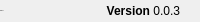
              <widget class="QFrame" name="bottomBar">
               <property name="minimumSize">
                <size>
                 <width>0</width>
                 <height>22</height>
                </size>
               </property>
               <property name="maximumSize">
                <size>
                 <width>16777215</width>
                 <height>22</height>
                </size>
               </property>
               <property name="frameShape">
                <enum>QFrame::NoFrame</enum>
               </property>
               <property name="frameShadow">
                <enum>QFrame::Raised</enum>
               </property>
               <layout class="QHBoxLayout" name="horizontalLayout_5">
                <property name="spacing">
                 <number>0</number>
                </property>
                <property name="leftMargin">
                 <number>0</number>
                </property>
                <property name="topMargin">
                 <number>0</number>
                </property>
                <property name="rightMargin">
                 <number>0</number>
                </property>
                <property name="bottomMargin">
                 <number>0</number>
                </property>
                <item>
                 <widget class="QLabel" name="creditsLabel">
                  <property name="maximumSize">
                   <size>
                    <width>16777215</width>
                    <height>16</height>
                   </size>
                  </property>
                  <property name="font">
                   <font>
                    <family>Segoe UI</family>
                    <pointsize>-1</pointsize>
                    <weight>50</weight>
                    <italic>false</italic>
                    <bold>false</bold>
                   </font>
                  </property>
                  <property name="text">
                   <string>Group 1</string>
                  </property>
                  <property name="alignment">
                   <set>Qt::AlignLeading|Qt::AlignLeft|Qt::AlignVCenter</set>
                  </property>
                 </widget>
                </item>
                <item>
                 <widget class="QLabel" name="version">
                  <property name="text">
                   <string>&lt;html&gt;&lt;head/&gt;&lt;body&gt;&lt;p&gt;&lt;span style=&quot; font-weight:600;&quot;&gt;Version&lt;/span&gt; 0.0.3&lt;/p&gt;&lt;/body&gt;&lt;/html&gt;</string>
                  </property>
                  <property name="alignment">
                   <set>Qt::AlignRight|Qt::AlignTrailing|Qt::AlignVCenter</set>
                  </property>
                 </widget>
                </item>
                <item>
                 <widget class="QFrame" name="frame_size_grip">
                  <property name="minimumSize">
                   <size>
                    <width>20</width>
                    <height>0</height>
                   </size>
                  </property>
                  <property name="maximumSize">
                   <size>
                    <width>20</width>
                    <height>16777215</height>
                   </size>
                  </property>
                  <property name="frameShape">
                   <enum>QFrame::NoFrame</enum>
                  </property>
                  <property name="frameShadow">
                   <enum>QFrame::Raised</enum>
                  </property>
                 </widget>
                </item>
               </layout>
              </widget>
